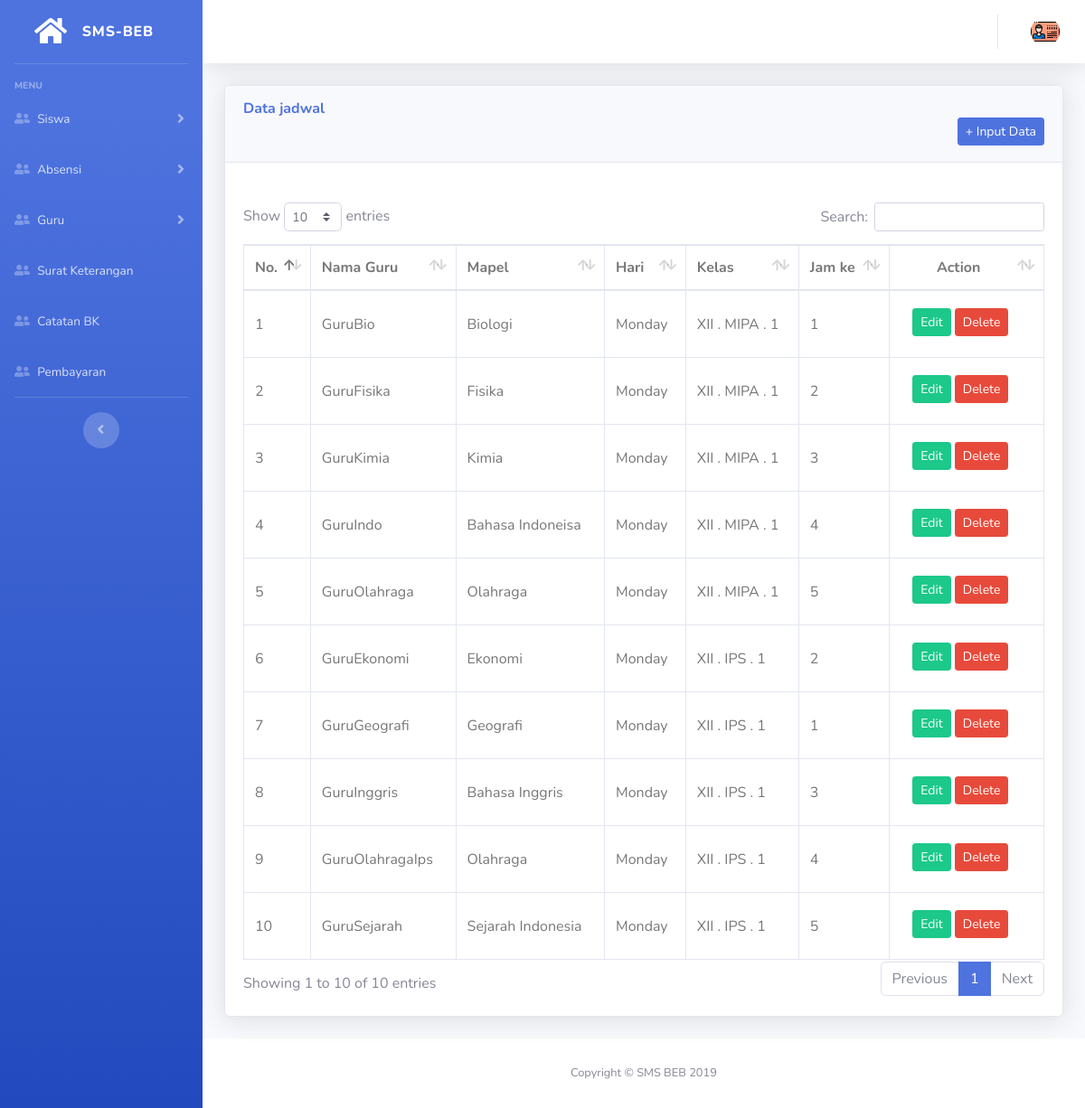
The app's page /index.php/dashboard/jadwal with its own data.
### tables this page shows
CREATE TABLE `tb_jadwal` (
  `id` int(6) NOT NULL,
  `nip` varchar(10) NOT NULL,
  `id_kelas` varchar(5) NOT NULL,
  `id_mapel` int(11) NOT NULL,
  `hari` varchar(10) NOT NULL,
  `jam` tinyint(2) NOT NULL
);

CREATE TABLE `tb_guru` (
  `id` int(6) NOT NULL,
  `nip` int(10) NOT NULL,
  `nama` varchar(50) NOT NULL,
  `email` varchar(30) NOT NULL,
  `password` varchar(32) NOT NULL,
  `alamat` varchar(50) NOT NULL
);

CREATE TABLE `tb_mapel` (
  `id` int(11) NOT NULL,
  `nama` varchar(50) NOT NULL,
  `jurusan` enum('IPA','IPS','Umum') NOT NULL
);

CREATE TABLE `tb_kelas` (
  `id` varchar(5) NOT NULL,
  `nama` varchar(15) NOT NULL,
  `tipe_kelas` enum('IPA','IPS') NOT NULL
);

### application/views/backend/layout/content.php (called while the page is built)
<?php
include str_replace("system", "application/views/backend/content", BASEPATH)."/$content.php";
 ?>

### application/controllers/dashboard/Jadwal.php (called while the page is built, shortened)
<?php
class Jadwal extends CI_Controller {
	function __construct()
  	{
		$this->low = "tb_jadwal";
    }
    public function index(){
		$data['title'] = "Data $this->low";
		$data['content'] = "$this->low/index";
		$data['query_mysql'] = $this->db->query("SELECT tj.id, tb.nama as nama_guru, tj.hari, tj.jam, tm.nama as mapel, tk.nama as kelas FROM tb_jadwal tj JOIN tb_guru tb ON tj.nip=tb.nip JOIN tb_mapel tm ON tj.id_mapel=tm.id JOIN tb_kelas tk ON tk.id=tj.id_kelas")->result_array();
        $this->load->view('backend/index',$data);
    }
}

### index.php (called while the page is built, shortened)
<?php
require_once BASEPATH.'core/CodeIgniter.php';

### application/views/backend/content/tb_jadwal/index.php (the view, shortened to what this page needs)
<div class="container-fluid">
  <div class="card shadow mb-4">
    <div class="card-header py-3">
      <h6 class="m-0 font-weight-bold text-primary datatable">Data jadwal</h6>
      <a href="<?= base_url().$this->uri->segment(1)."/".$this->uri->segment(2)."/add/" ?>"><button class="btn btn-primary btn-sm float-right">+ Input Data</button></a>
    </div>
    <div class="card-body">
      <div class="table-responsive">
        <table class="table table-bordered" id="dataTable" width="100%" cellspacing="0">
          <thead>
            <tr>
              <th scope="col">No.</th>
              <th scope="col">Nama Guru</th>
              <th scope="col">Mapel</th>
              <th scope="col">Hari</th>
              <th scope="col">Kelas</th>
              <th scope="col">Jam ke</th>
              <th scope="col">
                <center><span>Action</span></center>
              </th>
            </tr>
          </thead>
          <tbody>
            <?php
            $nomor = 1;
            foreach ($query_mysql as $data) {
          ?>
            <tr>
              <td class="bold"><?php echo $nomor++; ?></td>
              <td><?php echo $data['nama_guru']; ?></td>
              <td><?php echo $data['mapel']; ?></td>
              <td><?php echo $data['hari']; ?></td>
              <td><?php echo $data['kelas']; ?></td>
              <td><?php echo $data['jam']; ?></td>
              <td>
                <div class="btn btn-group">
                <a href="<?= base_url().$this->uri->segment(1)."/".$this->uri->segment(2)."/edit/".$data['id'] ?>"><button class="btn btn-success btn-sm" type="button">Edit</button></a>
                  <span>&nbsp</span>
                  <a href="<?= base_url().$this->uri->segment(1)."/".$this->uri->segment(2)."/delete/".$data['id'] ?>"
                    onclick="return confirm('Anda yakin ingin menghapus data?');"><button
                      class="btn btn-danger btn-sm" type="button" name="delete">Delete</button></a>
                </div>
              </td>
            </tr>
            <?php
            }
            ?>
          </tbody>
        </table>
      </div>
    </div>
  </div>
</div>

### assets/css/custom.css (style rules this page uses)
.btn { margin-bottom: 2px; }
button { outline: none !important; }
.table-bordered { color: #777; cursor: default; }
.table-bordered td a { float: left; }
.table-bordered th, .table-bordered td { vertical-align: middle !important; }

### records on screen
tb_jadwal: tb_guru.nama "GuruBio", id_mapel.nama "Biologi", hari "Monday", id_kelas.nama "XII . MIPA . 1", jam "1"
tb_jadwal: tb_guru.nama "GuruFisika", id_mapel.nama "Fisika", hari "Monday", id_kelas.nama "XII . MIPA . 1", jam "2"
tb_jadwal: tb_guru.nama "GuruKimia", id_mapel.nama "Kimia", hari "Monday", id_kelas.nama "XII . MIPA . 1", jam "3"
tb_jadwal: tb_guru.nama "GuruIndo", id_mapel.nama "Bahasa Indoneisa", hari "Monday", id_kelas.nama "XII . MIPA . 1", jam "4"
tb_jadwal: tb_guru.nama "GuruOlahraga", id_mapel.nama "Olahraga", hari "Monday", id_kelas.nama "XII . MIPA . 1", jam "5"
tb_jadwal: tb_guru.nama "GuruEkonomi", id_mapel.nama "Ekonomi", hari "Monday", id_kelas.nama "XII . IPS . 1", jam "2"
tb_jadwal: tb_guru.nama "GuruGeografi", id_mapel.nama "Geografi", hari "Monday", id_kelas.nama "XII . IPS . 1", jam "1"
tb_jadwal: tb_guru.nama "GuruInggris", id_mapel.nama "Bahasa Inggris", hari "Monday", id_kelas.nama "XII . IPS . 1", jam "3"
tb_jadwal: tb_guru.nama "GuruOlahragaIps", id_mapel.nama "Olahraga", hari "Monday", id_kelas.nama "XII . IPS . 1", jam "4"
tb_jadwal: tb_guru.nama "GuruSejarah", id_mapel.nama "Sejarah Indonesia", hari "Monday", id_kelas.nama "XII . IPS . 1", jam "5"
